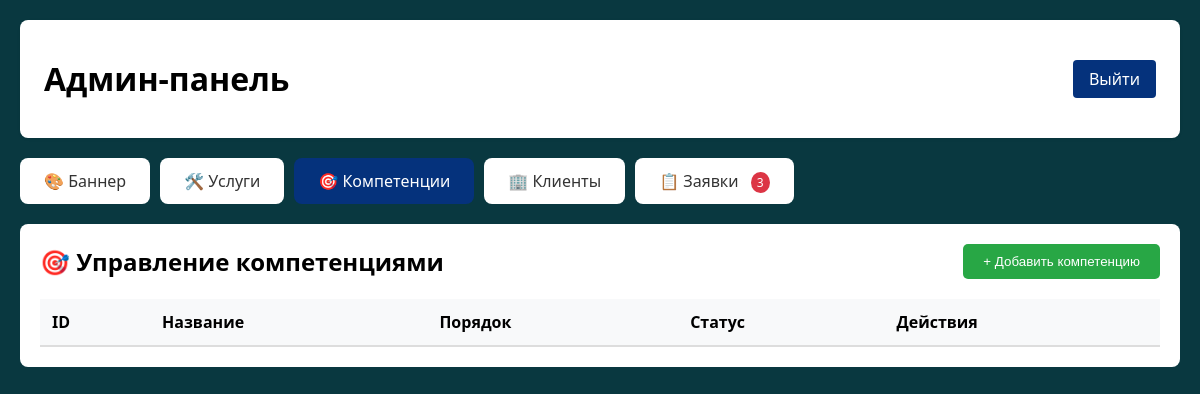
The page /admin/index.php?tab=competencies (signed in) on the database as committed earlier.
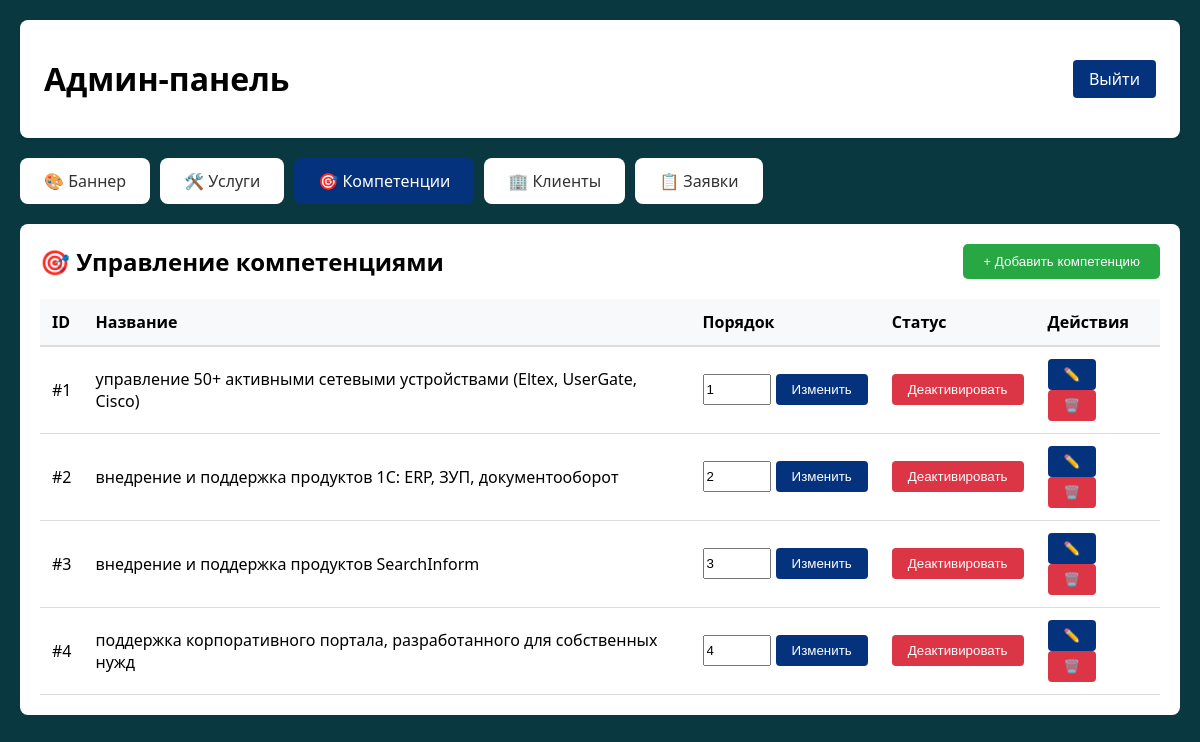
The same page on the database as committed later.
### tables this page shows
CREATE TABLE competencies (
            id INTEGER PRIMARY KEY AUTOINCREMENT,
            title TEXT NOT NULL,
            sort_order INTEGER DEFAULT 0,
            is_active INTEGER DEFAULT 1,
            created_at DATETIME DEFAULT CURRENT_TIMESTAMP
        );

### includes/Database.php (called while the page is built, shortened)
<?php
class Database {
    private $pdo;
    public function __construct() {
        $dbPath = __DIR__ . '/../config/database.sqlite';
        $configDir = __DIR__ . '/../config';
        $this->pdo = new PDO("sqlite:" . $dbPath);
        $this->pdo->setAttribute(PDO::ATTR_ERRMODE, PDO::ERRMODE_EXCEPTION);
        $this->createTables();
    }
    private function createTables() {
        $this->pdo->exec("
            CREATE TABLE IF NOT EXISTS content_blocks (
                id INTEGER PRIMARY KEY AUTOINCREMENT,
                block_key TEXT UNIQUE NOT NULL,
                block_name TEXT NOT NULL,
                content TEXT,
                type TEXT DEFAULT 'text',
                updated_at DATETIME DEFAULT CURRENT_TIMESTAMP
            )
        ");
        $this->pdo->exec("
            CREATE TABLE IF NOT EXISTS requests (
                id INTEGER PRIMARY KEY AUTOINCREMENT,
                name TEXT NOT NULL,
                phone TEXT NOT NULL,
                email TEXT,
                message TEXT,
                status TEXT DEFAULT 'new',
                created_at DATETIME DEFAULT CURRENT_TIMESTAMP,
                updated_at DATETIME DEFAULT CURRENT_TIMESTAMP
            )
        ");
        $this->pdo->exec("
            CREATE TABLE IF NOT EXISTS services (
                id INTEGER PRIMARY KEY AUTOINCREMENT,
                title TEXT NOT NULL,
                image TEXT NOT NULL,
                sort_order INTEGER DEFAULT 0,
                is_active INTEGER DEFAULT 1,
                created_at DATETIME DEFAULT CURRENT_TIMESTAMP
            )
        ");
        $this->pdo->exec("
            CREATE TABLE IF NOT EXISTS competencies (
                id INTEGER PRIMARY KEY AUTOINCREMENT,
                title TEXT NOT NULL,
                sort_order INTEGER DEFAULT 0,
                is_active INTEGER DEFAULT 1,
                created_at DATETIME DEFAULT CURRENT_TIMESTAMP
            )
        ");
        $stmt = $this->pdo->query("SELECT COUNT(*) FROM content_blocks");
        $count = $stmt->fetchColumn();
    }
    public function getNewRequestsCount() {
        $stmt = $this->pdo->query("SELECT COUNT(*) FROM requests WHERE status = 'new'");
        return $stmt->fetchColumn();
    }
    public function getAllCompetencies() {
        $stmt = $this->pdo->query("SELECT * FROM competencies ORDER BY sort_order ASC, id ASC");
        return $stmt->fetchAll(PDO::FETCH_ASSOC);
    }
}
?>

### admin/competencies.php (the view, shortened to what this page needs)
<?php
$competenciesList = $db->getAllCompetencies();
?>
<div style="background: white; border-radius: 8px; padding: 20px; margin-bottom: 20px;">
    <div style="display: flex; justify-content: space-between; align-items: center; margin-bottom: 20px;">
        <h2 style="margin: 0;">🎯 Управление компетенциями</h2>
        <button onclick="document.getElementById('addCompetencyModal').style.display='flex'"
                style="background: #28a745; color: white; border: none; padding: 10px 20px; border-radius: 5px; cursor: pointer;">
            + Добавить компетенцию
        </button>
    </div>
    <table style="width: 100%; border-collapse: collapse;">
        <thead>
            <tr style="background: #f8f9fa; border-bottom: 2px solid #ddd;">
                <th style="padding: 12px;">ID</th>
                <th style="padding: 12px;">Название</th>
                <th style="padding: 12px;">Порядок</th>
                <th style="padding: 12px;">Статус</th>
                <th style="padding: 12px;">Действия</th>
            </tr>
        </thead>
        <tbody>
            <?php foreach ($competenciesList as $comp): ?>
            <tr style="border-bottom: 1px solid #ddd;">
                <td style="padding: 12px;">#<?= $comp['id'] ?></td>
                <td style="padding: 12px;"><?= htmlspecialchars($comp['title']) ?></td>
                <td style="padding: 12px;">
                    <form method="POST" style="display: flex; gap: 5px;">
                        <input type="number" name="sort_order" value="<?= $comp['sort_order'] ?>" style="width: 60px;">
                        <button type="submit" name="update_competency_order">Изменить</button>
                    </form>
                </td>
                <td style="padding: 12px;">
                    <form method="POST">
                        <button type="submit" name="toggle_competency_status"
                                style="background: <?= $comp['is_active'] ? '#dc3545' : '#28a745' ?>; color:white;">
                            <?= $comp['is_active'] ? 'Деактивировать' : 'Активировать' ?>
                        </button>
                    </form>
                </td>
                <td style="padding: 12px;">
                    <button onclick="editCompetency(<?= $comp['id'] ?>, '<?= htmlspecialchars($comp['title']) ?>')">✏️</button>
                    <form method="POST" style="display:inline;" onsubmit="return confirm('Удалить?')">
                        <button type="submit" name="delete_competency" style="background:#dc3545; color:white;">🗑️</button>
                    </form>
                </td>
            </tr>
            <?php endforeach; ?>
        </tbody>
    </table>
</div>

### admin/includes/header.php (shortened to what this page needs)
<?php
$newCount = $db->getNewRequestsCount();
?>
<!DOCTYPE html>
<html lang="ru">
<head>
    <link rel="stylesheet" href="/assets/css/admin.css">
</head>
<body>
    <div class="container">
        <div class="header">
            <h1>Админ-панель</h1>
            <a href="?logout=1" class="logout-btn">Выйти</a>
        </div>
        <div class="tabs">
            <a href="?tab=hero" class="tab <?= $activeTab === 'hero' ? 'active' : '' ?>">🎨 Баннер</a>
            <a href="?tab=services" class="tab <?= $activeTab === 'services' ? 'active' : '' ?>">🛠️ Услуги</a>
            <a href="?tab=competencies" class="tab <?= $activeTab === 'competencies' ? 'active' : '' ?>">🎯 Компетенции</a>
            <a href="?tab=clients" class="tab <?= $activeTab === 'clients' ? 'active' : '' ?>">🏢 Клиенты</a>
            <a href="?tab=requests" class="tab <?= $activeTab === 'requests' ? 'active' : '' ?>">
                📋 Заявки
                <?php if ($newCount > 0): ?>
                    <span class="badge"><?= $newCount ?></span>
                <?php endif; ?>
            </a>
        </div>

### admin/index.php (shortened to what this page needs)
<?php
require_once '../includes/Database.php';
$db = new Database();
    ?>
    <?php
$activeTab = $_GET['tab'] ?? 'hero';
include 'includes/header.php';
switch ($activeTab) {
    case 'competencies':
        include 'competencies.php';
        break;
}
include 'includes/footer.php';
?>

### admin/includes/footer.php (shortened to what this page needs)
    </div>
</body>
</html>

### assets/css/admin.css (style rules this page uses)
body { font-family: system-ui, -apple-system, sans-serif; background-color: #093840; margin: 0; padding: 20px; }
.container { max-width: 1400px; margin: 0 auto; }
.header { background: white; padding: 1rem 1.5rem; border-radius: 8px; margin-bottom: 20px; display: flex; justify-content: space-between; align-items: center; box-shadow: 0 1px 3px rgba(0,0,0,0.1); }
.logout-btn { background-color: #05327C; color: white; padding: 8px 16px; text-decoration: none; border-radius: 4px; transition: background 0.3s; }
.tabs { display: flex; gap: 10px; margin-bottom: 20px; }
.tab { background: white; padding: 12px 24px; text-decoration: none; color: #333; border-radius: 8px; transition: all 0.3s; }
.tab.active { background-color: #05327C; color: white; }
button { background-color: #05327C; color: white; border: none; padding: 8px 16px; border-radius: 4px; cursor: pointer; }
table { width: 100%; border-collapse: collapse; }
th, td { padding: 12px 15px; text-align: left; border-bottom: 1px solid #ddd; }
th { background: #f8f9fa; font-weight: 600; }
.badge { background: #dc3545; color: white; border-radius: 50%; padding: 2px 6px; font-size: 12px; margin-left: 8px; }

Rows that differ between the two databases and show on the page:
added competencies: id "1", title "управление 50+ активными сетевыми устройствами (Eltex, UserGate, Cisco)", sort_order "1", is_active "Деактивировать"
added competencies: id "2", title "внедрение и поддержка продуктов 1С: ERP, ЗУП, документооборот", sort_order "2", is_active "Деактивировать"
added competencies: id "3", title "внедрение и поддержка продуктов SearchInform", sort_order "3", is_active "Деактивировать"
added competencies: id "4", title "поддержка корпоративного портала, разработанного для собственных нужд", sort_order "4", is_active "Деактивировать"
Other text that changed with them:
$newCount: "3" → (not shown)
